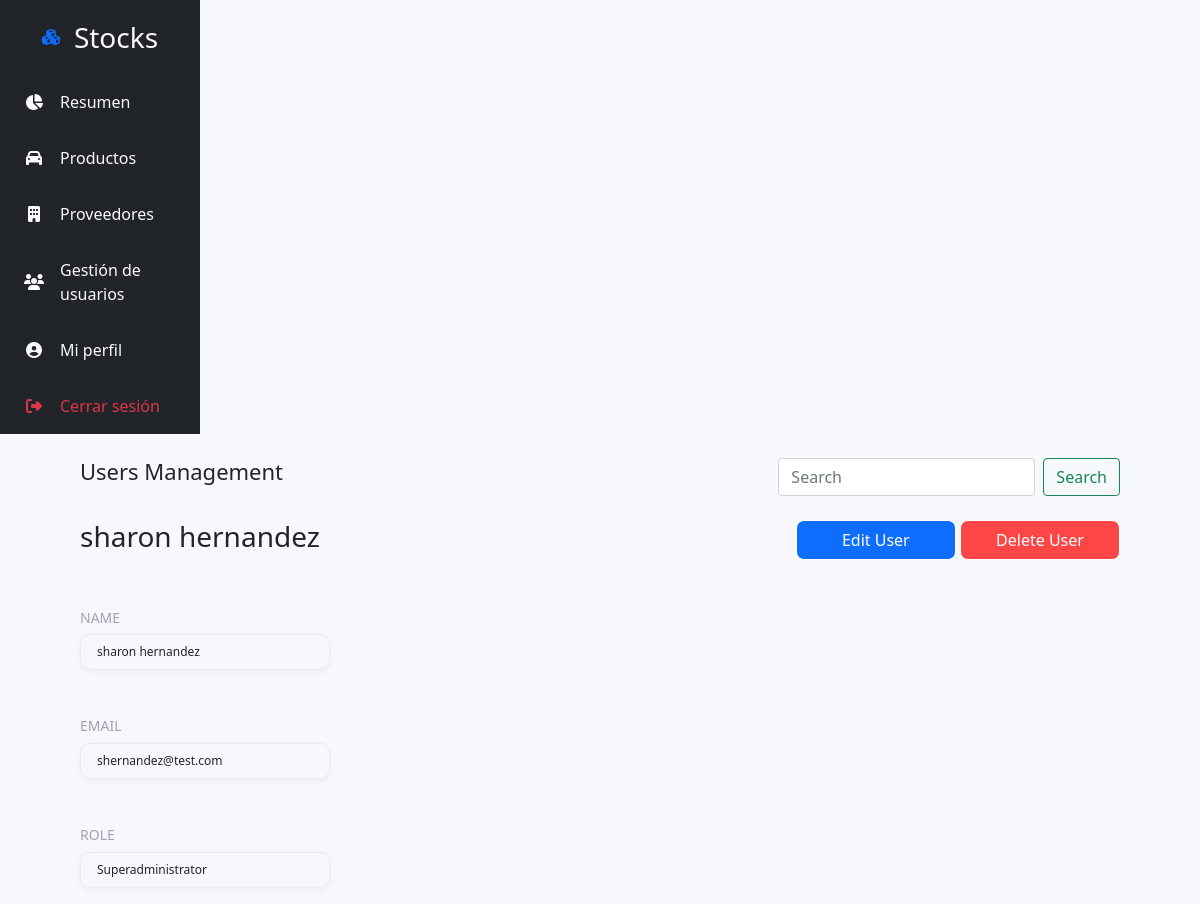
/user/1/detail (signed in), run on the app's committed database.
### tables this page shows
CREATE TABLE users (id INTEGER PRIMARY KEY AUTOINCREMENT, first_name TEXT NOT NULL, last_name TEXT NOT NULL, email TEXT UNIQUE NOT NULL, role TEXT NOT NULL, password CHAR NOT NULL);

### routes.py (the view)
    @app.route('/user/<int:id>/detail')
    @login_required
    def userDetails(id):
        con = sqlite3.connect("stocks.db")
        con.row_factory = sqlite3.Row
        cur = con.cursor()
        query = """SELECT * from users where id = ?"""
        cur.execute(query, (id,))
        user = cur.fetchone()
        return render_template('user_detail.html', user=user)

### app.py (called while the page is built)
@login_manager.user_loader
def load_user(user_id):
    for user in users:
        if user.id == user_id:
            return user
    return None

### templates/user_detail.html (shortened to what this page needs)
{% extends '_base.html' %}
{% import '_components.html' as components %}
{% block content %}
<div class="container-fluid">
  <div class="row vh-100">
    {{ components.sidebar() }}
    <div class="container p-0">
      {{ components.header('Users Management') }}
      <div class="d-flex justify-content-between pt-4">
          <h3>{{user.first_name}} {{user.last_name}}</h3>
          <div>
            <button type="button" class="btn btn-primary boton">Edit User</button>
            <button type="button" class="btn btn-primary boton" id="boton2" data-bs-toggle="modal" data-bs-target="#exampleModal">Delete User</button>
          </div>
        </div>
        <div class="pt-4 mt-4">
          <h6 class="font-14 labelpeque">NAME</h6>
          <P class="font-12 usercard px-3 py-2">{{user.first_name}} {{user.last_name}}</P>
        </div>
        <div class="pt-4 mt-4">
          <h6 class="font-14 labelpeque">EMAIL</h6>
          <P class="font-12 usercard px-3 py-2">{{user.email}}</P>
        </div>
        <div class="pt-4 mt-4">
          <h6 class="font-14 labelpeque">ROLE</h6>
          <P class="font-12 usercard px-3 py-2">{{user.role}}</P>
        </div>
  </div>
  </div>
</div>
{% endblock %}

### static/css/main.css (style rules this page uses)
body { margin: 0; padding: 0; background-color: #F7F8FC !important; }
.container { max-width: 1040px !important; }
.usercard { width: 250px; border: 1px solid #EAEAEA; box-shadow: 0 2px 6px 0 rgb(0 0 0 / 5%); border-radius: 10px !important; }
.boton { height: 40px; width: 160px; border-radius: 8px !important; border-style: solid !important; border-color: white !important; }
#boton2 { background-color:#ff4646 !important; border-style: solid !important; border-color: white !important; }
.labelpeque { color:#9FA2B4; }
.font-12 { font-size: 12px !important; }
.font-14 { font-size: 14px !important; }

### data on the page
users: first_name "sharon", last_name "hernandez", email "shernandez@test.com", role "Superadministrator"

### other printed values
{{ label }} "Resumen Productos Proveedores Gestión de usuarios Mi perfil"
{{ namePage }} "Users Management"
